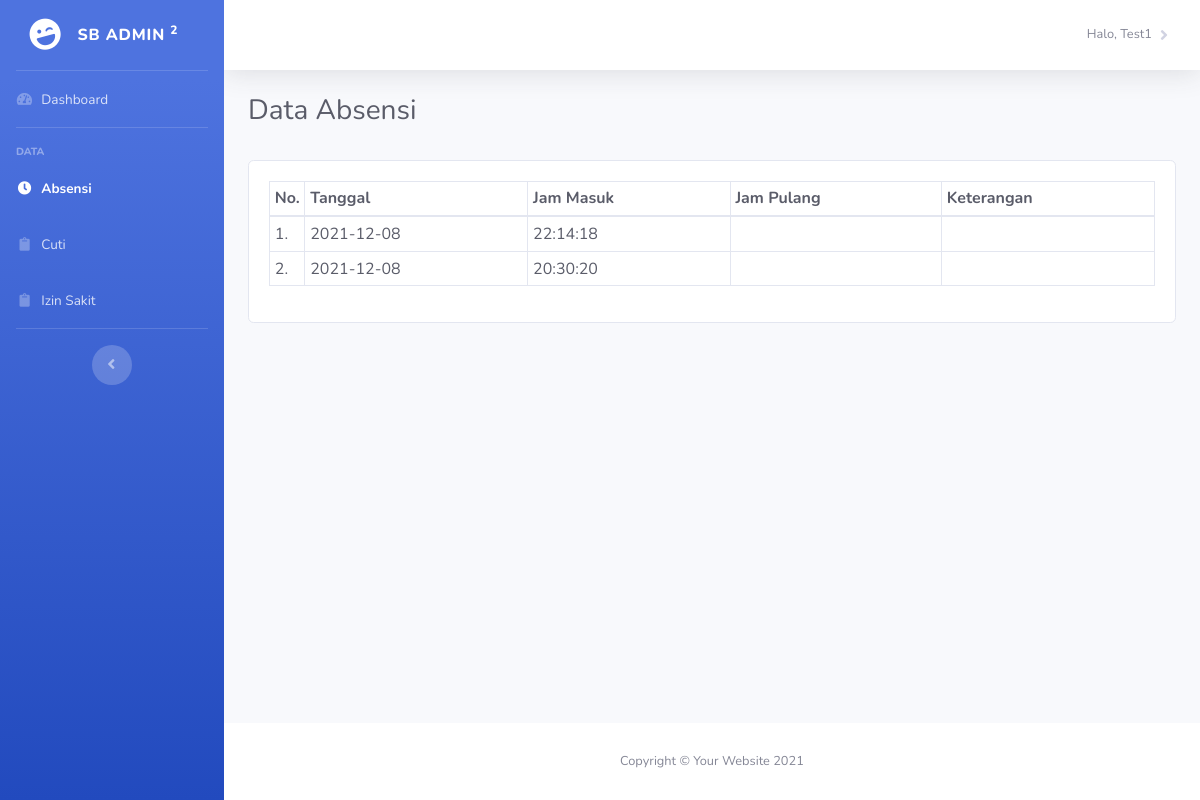
The app's page /absensi_perpegawai.php (signed in), older data.
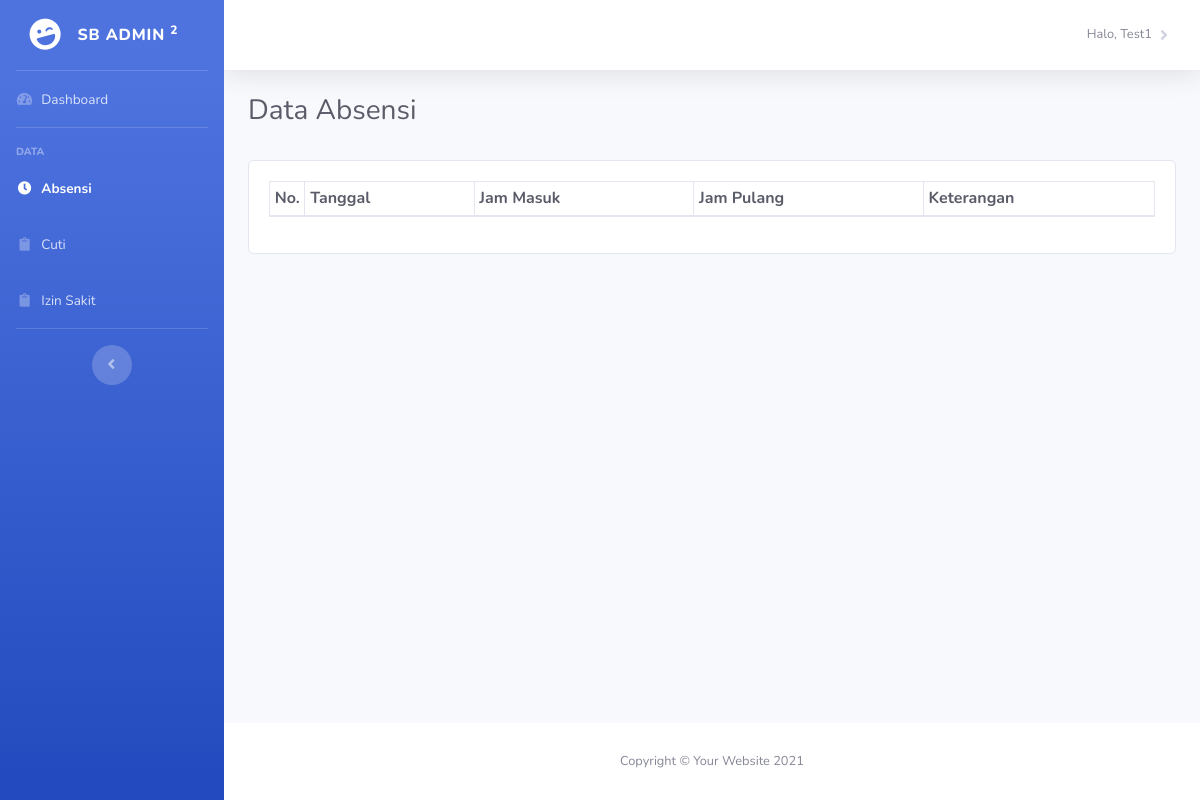
The same page, newer data.
### tables this page shows
CREATE TABLE `absensi` (
  `id_absensi` int(20) NOT NULL,
  `id_pegawai` int(20) NOT NULL,
  `tanggal` date NOT NULL,
  `jam_masuk` time NOT NULL,
  `jam_pulang` time DEFAULT NULL,
  `keterangan` varchar(255) NOT NULL
);

### absensi_perpegawai.php (the view, shortened to what this page needs)
<?php
    $koneksi = mysqli_connect("localhost","root","","db_absensi");
    $ambilPegawai=mysqli_query($koneksi,"SELECT * FROM pegawai WHERE id_pengguna = $_SESSION[id_pengguna]");
    $pegawai=$ambilPegawai->fetch_assoc();
    $idPegawai=$pegawai['id_pegawai'];
?>
<!DOCTYPE html>
<html lang="en">
<head>
    <?php
        include ('include/include-style.php');
    ?>
</head>
<body id="page-top">
    <div id="wrapper">
        <?php
            include('include/include-sidebar.php');
        ?>
        <div id="content-wrapper" class="d-flex flex-column">
            <div id="content">
                <?php
                    include('include/include-navbar.php');
                ?>
                <div class="container-fluid">
                    <div class="d-sm-flex align-items-center justify-content-between mb-4">
                        <h1 class="h3 text-dark">Data Absensi</h1>
                    </div>
                    <div class="row text-dark mb-5">
                        <div class="col-sm">
                            <div class="card">
                                <div class="card-body">
                                    <div class="table-responsive">
                                    <table class="table table-bordered table-hover table-sm text-dark nowrap" width="100%" cellspacing="0" id="projecttable">
                                            <thead class="thead">
                                                <tr>
                                                    <th width=25px>No.</th>
                                                    <th>Tanggal</th>
                                                    <th>Jam Masuk</th>
                                                    <th>Jam Pulang</th>
                                                    <th>Keterangan</th>
                                                </tr>
                                            </thead>
                                            <tbody>
                                            <?php
                                                $nomor=1;
                                                $sql="SELECT * FROM absensi WHERE id_pegawai='$idPegawai' ORDER BY id_absensi DESC";
                                                $dataAbsensi=mysqli_query($koneksi,$sql);
                                                while($absensi=$dataAbsensi->fetch_assoc()){
                                            ?>
                                                <tr>
                                                <td><?php echo $nomor++ ?>.</td>
                                                    <td><?php echo $absensi['tanggal'] ?></td>
                                                    <td><?php echo $absensi['jam_masuk'] ?></td>
                                                    <td><?php echo $absensi['jam_pulang'] ?></td>
                                                    <td><?php echo $absensi['keterangan'] ?></td>
                                                </tr>
                                            <?php
                                                }
                                            ?>
                                            </tbody>
                                        </table>
                                    </div>
                                </div>
                            </div>
                        </div>
                    </div>
                </div>
            </div>
            <?php
                include('include/include-footer.php')
            ?>
        </div>
    </div>
</body>
</html>

Row changes from the older to the newer data that the page shows:
removed absensi: tanggal "2021-12-08", jam_masuk "22:14:18"
no longer on this page (row edited): absensi: tanggal "2021-12-08", jam_masuk "20:30:20"
